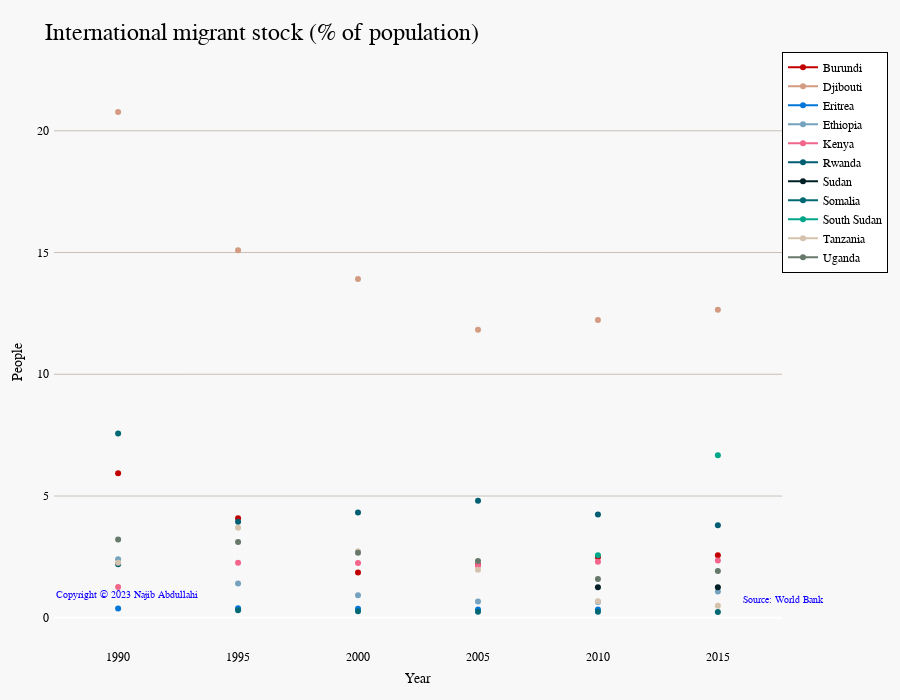

The cell this chart's notebook holds for it:
### Code cell
colors = ['#C10000', '#d39b81','#0476D9','#75A3BF','#F2668B','#025E73','#011F26','#026873','#03A688','#D4C2AD','#66796B','#BB0000']
columns = ['Year','International migrant stock (% of population)', 'Country']
df_selected = east_africa_countries_data[columns]
df_selected['Year']=pd.to_datetime(df_selected['Year'])
df_selected=df_selected[(df_selected['Year']>='1989') & (df_selected['Year']<='2016')]
columns=df_selected.columns
create_line_chart_static(df_selected,'International migrant stock (% of population)',columns[1:],colors)

### Figure 1 — Plotly figure (JSON) as saved in the notebook; plotly's stock layout.template omitted (floating-point values rounded to 4 significant figures)
{"data": [{"line": {"color": "#C10000"}, "mode": "lines+markers", "name": "Burundi", "type": "scatter", "x": ["2016-01-01T00:00:00", "2015-01-01T00:00:00", "2014-01-01T00:00:00", "2013-01-01T00:00:00", "2012-01-01T00:00:00", "2011-01-01T00:00:00", "2010-01-01T00:00:00", "2009-01-01T00:00:00", "2008-01-01T00:00:00", "2007-01-01T00:00:00", "2006-01-01T00:00:00", "2005-01-01T00:00:00", "2004-01-01T00:00:00", "2003-01-01T00:00:00", "2002-01-01T00:00:00", "2001-01-01T00:00:00", "2000-01-01T00:00:00", "1999-01-01T00:00:00", "1998-01-01T00:00:00", "1997-01-01T00:00:00", "1996-01-01T00:00:00", "1995-01-01T00:00:00", "1994-01-01T00:00:00", "1993-01-01T00:00:00", "1992-01-01T00:00:00", "1991-01-01T00:00:00", "1990-01-01T00:00:00", "1989-01-01T00:00:00"], "y": [null, 2.566, null, null, null, null, 2.487, null, null, null, null, 2.179, null, null, null, null, 1.856, null, null, null, null, 4.085, null, null, null, null, 5.934, null]}, {"line": {"color": "#d39b81"}, "mode": "lines+markers", "name": "Djibouti", "type": "scatter", "x": ["2016-01-01T00:00:00", "2015-01-01T00:00:00", "2014-01-01T00:00:00", "2013-01-01T00:00:00", "2012-01-01T00:00:00", "2011-01-01T00:00:00", "2010-01-01T00:00:00", "2009-01-01T00:00:00", "2008-01-01T00:00:00", "2007-01-01T00:00:00", "2006-01-01T00:00:00", "2005-01-01T00:00:00", "2004-01-01T00:00:00", "2003-01-01T00:00:00", "2002-01-01T00:00:00", "2001-01-01T00:00:00", "2000-01-01T00:00:00", "1999-01-01T00:00:00", "1998-01-01T00:00:00", "1997-01-01T00:00:00", "1996-01-01T00:00:00", "1995-01-01T00:00:00", "1994-01-01T00:00:00", "1993-01-01T00:00:00", "1992-01-01T00:00:00", "1991-01-01T00:00:00", "1990-01-01T00:00:00", "1989-01-01T00:00:00"], "y": [null, 12.65, null, null, null, null, 12.23, null, null, null, null, 11.83, null, null, null, null, 13.91, null, null, null, null, 15.09, null, null, null, null, 20.77, null]}, {"line": {"color": "#0476D9"}, "mode": "lines+markers", "name": "Eritrea", "type": "scatter", "x": ["2016-01-01T00:00:00", "2015-01-01T00:00:00", "2014-01-01T00:00:00", "2013-01-01T00:00:00", "2012-01-01T00:00:00", "2011-01-01T00:00:00", "2010-01-01T00:00:00", "2009-01-01T00:00:00", "2008-01-01T00:00:00", "2007-01-01T00:00:00", "2006-01-01T00:00:00", "2005-01-01T00:00:00", "2004-01-01T00:00:00", "2003-01-01T00:00:00", "2002-01-01T00:00:00", "2001-01-01T00:00:00", "2000-01-01T00:00:00", "1999-01-01T00:00:00", "1998-01-01T00:00:00", "1997-01-01T00:00:00", "1996-01-01T00:00:00", "1995-01-01T00:00:00", "1994-01-01T00:00:00", "1993-01-01T00:00:00", "1992-01-01T00:00:00", "1991-01-01T00:00:00", "1990-01-01T00:00:00", "1989-01-01T00:00:00"], "y": [null, null, null, null, null, null, 0.3343, null, null, null, null, 0.3415, null, null, null, null, 0.3664, null, null, null, null, 0.3919, null, null, null, null, 0.3774, null]}, {"line": {"color": "#75A3BF"}, "mode": "lines+markers", "name": "Ethiopia", "type": "scatter", "x": ["2016-01-01T00:00:00", "2015-01-01T00:00:00", "2014-01-01T00:00:00", "2013-01-01T00:00:00", "2012-01-01T00:00:00", "2011-01-01T00:00:00", "2010-01-01T00:00:00", "2009-01-01T00:00:00", "2008-01-01T00:00:00", "2007-01-01T00:00:00", "2006-01-01T00:00:00", "2005-01-01T00:00:00", "2004-01-01T00:00:00", "2003-01-01T00:00:00", "2002-01-01T00:00:00", "2001-01-01T00:00:00", "2000-01-01T00:00:00", "1999-01-01T00:00:00", "1998-01-01T00:00:00", "1997-01-01T00:00:00", "1996-01-01T00:00:00", "1995-01-01T00:00:00", "1994-01-01T00:00:00", "1993-01-01T00:00:00", "1992-01-01T00:00:00", "1991-01-01T00:00:00", "1990-01-01T00:00:00", "1989-01-01T00:00:00"], "y": [null, 1.08, null, null, null, null, 0.6484, null, null, null, null, 0.6713, null, null, null, null, 0.9202, null, null, null, null, 1.41, null, null, null, null, 2.404, null]}, {"line": {"color": "#F2668B"}, "mode": "lines+markers", "name": "Kenya", "type": "scatter", "x": ["2016-01-01T00:00:00", "2015-01-01T00:00:00", "2014-01-01T00:00:00", "2013-01-01T00:00:00", "2012-01-01T00:00:00", "2011-01-01T00:00:00", "2010-01-01T00:00:00", "2009-01-01T00:00:00", "2008-01-01T00:00:00", "2007-01-01T00:00:00", "2006-01-01T00:00:00", "2005-01-01T00:00:00", "2004-01-01T00:00:00", "2003-01-01T00:00:00", "2002-01-01T00:00:00", "2001-01-01T00:00:00", "2000-01-01T00:00:00", "1999-01-01T00:00:00", "1998-01-01T00:00:00", "1997-01-01T00:00:00", "1996-01-01T00:00:00", "1995-01-01T00:00:00", "1994-01-01T00:00:00", "1993-01-01T00:00:00", "1992-01-01T00:00:00", "1991-01-01T00:00:00", "1990-01-01T00:00:00", "1989-01-01T00:00:00"], "y": [null, 2.355, null, null, null, null, 2.299, null, null, null, null, 2.141, null, null, null, null, 2.251, null, null, null, null, 2.26, null, null, null, null, 1.268, null]}, {"line": {"color": "#025E73"}, "mode": "lines+markers", "name": "Rwanda", "type": "scatter", "x": ["2016-01-01T00:00:00", "2015-01-01T00:00:00", "2014-01-01T00:00:00", "2013-01-01T00:00:00", "2012-01-01T00:00:00", "2011-01-01T00:00:00", "2010-01-01T00:00:00", "2009-01-01T00:00:00", "2008-01-01T00:00:00", "2007-01-01T00:00:00", "2006-01-01T00:00:00", "2005-01-01T00:00:00", "2004-01-01T00:00:00", "2003-01-01T00:00:00", "2002-01-01T00:00:00", "2001-01-01T00:00:00", "2000-01-01T00:00:00", "1999-01-01T00:00:00", "1998-01-01T00:00:00", "1997-01-01T00:00:00", "1996-01-01T00:00:00", "1995-01-01T00:00:00", "1994-01-01T00:00:00", "1993-01-01T00:00:00", "1992-01-01T00:00:00", "1991-01-01T00:00:00", "1990-01-01T00:00:00", "1989-01-01T00:00:00"], "y": [null, 3.803, null, null, null, null, 4.243, null, null, null, null, 4.804, null, null, null, null, 4.327, null, null, null, null, 3.944, null, null, null, null, 2.202, null]}, {"line": {"color": "#011F26"}, "mode": "lines+markers", "name": "Sudan", "type": "scatter", "x": ["2016-01-01T00:00:00", "2015-01-01T00:00:00", "2014-01-01T00:00:00", "2013-01-01T00:00:00", "2012-01-01T00:00:00", "2011-01-01T00:00:00", "2010-01-01T00:00:00", "2009-01-01T00:00:00", "2008-01-01T00:00:00", "2007-01-01T00:00:00", "2006-01-01T00:00:00", "2005-01-01T00:00:00", "2004-01-01T00:00:00", "2003-01-01T00:00:00", "2002-01-01T00:00:00", "2001-01-01T00:00:00", "2000-01-01T00:00:00", "1999-01-01T00:00:00", "1998-01-01T00:00:00", "1997-01-01T00:00:00", "1996-01-01T00:00:00", "1995-01-01T00:00:00", "1994-01-01T00:00:00", "1993-01-01T00:00:00", "1992-01-01T00:00:00", "1991-01-01T00:00:00", "1990-01-01T00:00:00", "1989-01-01T00:00:00"], "y": [null, 1.251, null, null, null, null, 1.253, null, null, null, null, null, null, null, null, null, null, null, null, null, null, null, null, null, null, null, null, null]}, {"line": {"color": "#026873"}, "mode": "lines+markers", "name": "Somalia", "type": "scatter", "x": ["2016-01-01T00:00:00", "2015-01-01T00:00:00", "2014-01-01T00:00:00", "2013-01-01T00:00:00", "2012-01-01T00:00:00", "2011-01-01T00:00:00", "2010-01-01T00:00:00", "2009-01-01T00:00:00", "2008-01-01T00:00:00", "2007-01-01T00:00:00", "2006-01-01T00:00:00", "2005-01-01T00:00:00", "2004-01-01T00:00:00", "2003-01-01T00:00:00", "2002-01-01T00:00:00", "2001-01-01T00:00:00", "2000-01-01T00:00:00", "1999-01-01T00:00:00", "1998-01-01T00:00:00", "1997-01-01T00:00:00", "1996-01-01T00:00:00", "1995-01-01T00:00:00", "1994-01-01T00:00:00", "1993-01-01T00:00:00", "1992-01-01T00:00:00", "1991-01-01T00:00:00", "1990-01-01T00:00:00", "1989-01-01T00:00:00"], "y": [null, 0.2345, null, null, null, null, 0.2504, null, null, null, null, 0.2441, null, null, null, null, 0.272, null, null, null, null, 0.3077, null, null, null, null, 7.566, null]}, {"line": {"color": "#03A688"}, "mode": "lines+markers", "name": "South Sudan", "type": "scatter", "x": ["2016-01-01T00:00:00", "2015-01-01T00:00:00", "2014-01-01T00:00:00", "2013-01-01T00:00:00", "2012-01-01T00:00:00", "2011-01-01T00:00:00", "2010-01-01T00:00:00", "2009-01-01T00:00:00", "2008-01-01T00:00:00", "2007-01-01T00:00:00", "2006-01-01T00:00:00", "2005-01-01T00:00:00", "2004-01-01T00:00:00", "2003-01-01T00:00:00", "2002-01-01T00:00:00", "2001-01-01T00:00:00", "2000-01-01T00:00:00", "1999-01-01T00:00:00", "1998-01-01T00:00:00", "1997-01-01T00:00:00", "1996-01-01T00:00:00", "1995-01-01T00:00:00", "1994-01-01T00:00:00", "1993-01-01T00:00:00", "1992-01-01T00:00:00", "1991-01-01T00:00:00", "1990-01-01T00:00:00", "1989-01-01T00:00:00"], "y": [null, 6.679, null, null, null, null, 2.565, null, null, null, null, null, null, null, null, null, null, null, null, null, null, null, null, null, null, null, null, null]}, {"line": {"color": "#D4C2AD"}, "mode": "lines+markers", "name": "Tanzania", "type": "scatter", "x": ["2016-01-01T00:00:00", "2015-01-01T00:00:00", "2014-01-01T00:00:00", "2013-01-01T00:00:00", "2012-01-01T00:00:00", "2011-01-01T00:00:00", "2010-01-01T00:00:00", "2009-01-01T00:00:00", "2008-01-01T00:00:00", "2007-01-01T00:00:00", "2006-01-01T00:00:00", "2005-01-01T00:00:00", "2004-01-01T00:00:00", "2003-01-01T00:00:00", "2002-01-01T00:00:00", "2001-01-01T00:00:00", "2000-01-01T00:00:00", "1999-01-01T00:00:00", "1998-01-01T00:00:00", "1997-01-01T00:00:00", "1996-01-01T00:00:00", "1995-01-01T00:00:00", "1994-01-01T00:00:00", "1993-01-01T00:00:00", "1992-01-01T00:00:00", "1991-01-01T00:00:00", "1990-01-01T00:00:00", "1989-01-01T00:00:00"], "y": [null, 0.4885, null, null, null, null, 0.676, null, null, null, null, 1.973, null, null, null, null, 2.731, null, null, null, null, 3.699, null, null, null, null, 2.255, null]}, {"line": {"color": "#66796B"}, "mode": "lines+markers", "name": "Uganda", "type": "scatter", "x": ["2016-01-01T00:00:00", "2015-01-01T00:00:00", "2014-01-01T00:00:00", "2013-01-01T00:00:00", "2012-01-01T00:00:00", "2011-01-01T00:00:00", "2010-01-01T00:00:00", "2009-01-01T00:00:00", "2008-01-01T00:00:00", "2007-01-01T00:00:00", "2006-01-01T00:00:00", "2005-01-01T00:00:00", "2004-01-01T00:00:00", "2003-01-01T00:00:00", "2002-01-01T00:00:00", "2001-01-01T00:00:00", "2000-01-01T00:00:00", "1999-01-01T00:00:00", "1998-01-01T00:00:00", "1997-01-01T00:00:00", "1996-01-01T00:00:00", "1995-01-01T00:00:00", "1994-01-01T00:00:00", "1993-01-01T00:00:00", "1992-01-01T00:00:00", "1991-01-01T00:00:00", "1990-01-01T00:00:00", "1989-01-01T00:00:00"], "y": [null, 1.92, null, null, null, null, 1.596, null, null, null, null, 2.329, null, null, null, null, 2.672, null, null, null, null, 3.109, null, null, null, null, 3.212, null]}], "layout": {"annotations": [{"align": "left", "font": {"color": "#1100FF", "size": 10}, "showarrow": false, "text": "Copyright © 2023 Najib Abdullahi", "x": 0, "xanchor": "left", "xref": "paper", "y": 0.1, "yanchor": "top", "yref": "paper"}, {"align": "right", "font": {"color": "#1100FF", "size": 10}, "showarrow": false, "text": "Source: World Bank", "x": 1.06, "xanchor": "right", "xref": "paper", "y": 0.09, "yanchor": "top", "yref": "paper"}], "autosize": true, "font": {"color": "black", "family": "Poppins", "size": 12}, "height": 700, "legend": {"bgcolor": "#ffffff", "bordercolor": "#000000", "borderwidth": 1, "font": {"size": 12}, "itemclick": "toggle", "itemdoubleclick": "toggleothers", "tracegroupgap": 10, "traceorder": "normal", "x": 1, "xanchor": "left", "y": 1.05, "yanchor": "top"}, "margin": {"b": 50, "l": 50, "pad": 4, "r": 50, "t": 80}, "paper_bgcolor": "#f8f8f8", "plot_bgcolor": "#f8f8f8", "title": {"font": {"color": "#000000", "size": 24}, "text": "International migrant stock (% of population)"}, "width": 900, "xaxis": {"showgrid": false, "title": {"text": "Year"}}, "yaxis": {"gridcolor": "#c9c1b8", "showgrid": true, "title": {"text": "People"}}}}
